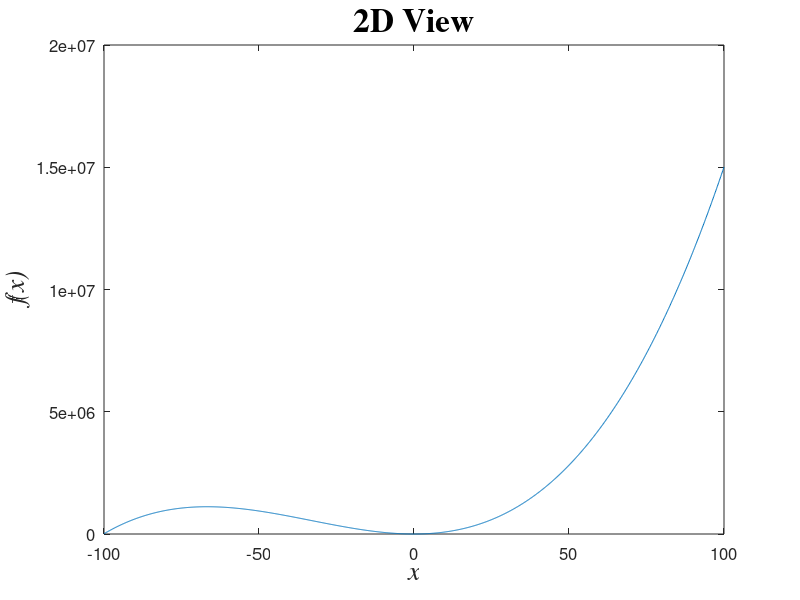
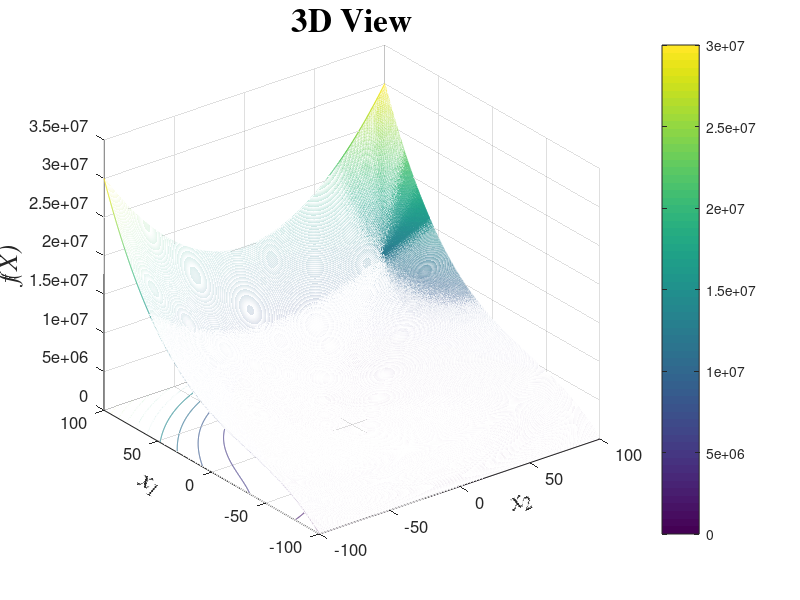

MATLAB code for these plots, in order: (Note: a time limit stopped this script after it produced the figures.)
x1min=-100;
x1max=100;
x2min=-100;
x2max=100;
R=1500; % steps resolution
x1=x1min:(x1max-x1min)/R:x1max;
x2=x2min:(x2max-x2min)/R:x2max;
 
for j=1:length(x1)
    
    % For 1-dimensional plotting
    f1(j)=j*x1(j)^2;
    
    % For 2-dimensional plotting
    for i=1:length(x2)
        fn(i)=j*x1(j)^2+j*x2(i)^2;
    end
    
    fn_tot(j,:)=fn;
 
end
 
figure(1)
plot(x1,f1);set(gca,'FontSize',12);
xlabel('x','FontName','Times','FontSize',20,'FontAngle','italic');
ylabel('f(x)','FontName','Times','FontSize',20,'FontAngle','italic');
title('2D View','FontName','Times','FontSize',24,'FontWeight','bold');
 
figure(2)
meshc(x1,x2,fn_tot);colorbar;set(gca,'FontSize',12);
xlabel('x_2','FontName','Times','FontSize',20,'FontAngle','italic');
set(get(gca,'xlabel'),'rotation',25,'VerticalAlignment','bottom');
ylabel('x_1','FontName','Times','FontSize',20,'FontAngle','italic');
set(get(gca,'ylabel'),'rotation',-25,'VerticalAlignment','bottom');
zlabel('f(X)','FontName','Times','FontSize',20,'FontAngle','italic');
title('3D View','FontName','Times','FontSize',24,'FontWeight','bold');
 
figure(3)
mesh(x1,x2,fn_tot);
xlabel('x_2','FontName','Times','FontSize',20,'FontAngle','italic');
ylabel('x_1','FontName','Times','FontSize',20,'FontAngle','italic');
zlabel('f(X)','FontName','Times','FontSize',20,'FontAngle','italic');
title('X-Y Plane View','FontName','Times','FontSize',24,'FontWeight','bold');
 
figure(4)
mesh(x1,x2,fn_tot);
xlabel('x_2','FontName','Times','FontSize',20,'FontAngle','italic');
ylabel('x_1','FontName','Times','FontSize',20,'FontAngle','italic');
zlabel('f(X)','FontName','Times','FontSize',20,'FontAngle','italic');
title('X-Z Plane View','FontName','Times','FontSize',24,'FontWeight','bold');
 
figure(5)
mesh(x1,x2,fn_tot);
xlabel('x_2','FontName','Times','FontSize',20,'FontAngle','italic');
ylabel('x_1','FontName','Times','FontSize',20,'FontAngle','italic');
zlabel('f(X)','FontName','Times','FontSize',20,'FontAngle','italic');
title('Y-Z Plane View','FontName','Times','FontSize',24,'FontWeight','bold');
